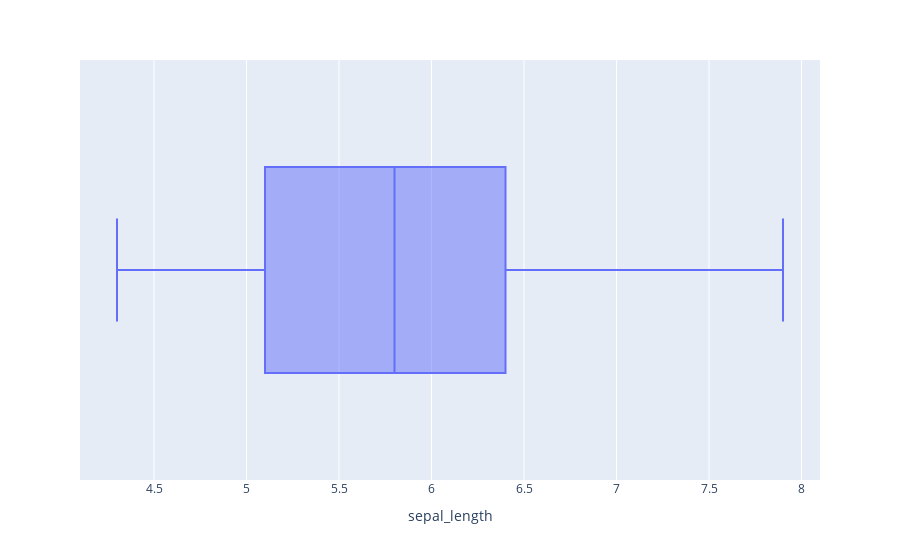

Write notebook code for a chart like this one.
### Markdown cell above
```
Create a box plot showing the distribution of the sepal_length feature. 
```

### Code cell
fig = px.box(df, x="sepal_length")
fig.show()

### Figure 1 — Plotly figure (JSON) as saved in the notebook; plotly's stock layout.template omitted (floating-point values rounded to 4 significant figures; data arrays with more than 128 entries replaced by an {"elided": "..."} marker saying what was removed)
{"data": [{"alignmentgroup": "True", "hovertemplate": "sepal_length=%{x}<extra></extra>", "legendgroup": "", "marker": {"color": "#636efa"}, "name": "", "notched": false, "offsetgroup": "", "orientation": "h", "showlegend": false, "type": "box", "x": {"elided": "150 float values"}, "x0": " ", "xaxis": "x", "y0": " ", "yaxis": "y"}], "layout": {"boxmode": "group", "legend": {"tracegroupgap": 0}, "margin": {"t": 60}, "xaxis": {"anchor": "y", "domain": [0, 1], "title": {"text": "sepal_length"}}, "yaxis": {"anchor": "x", "domain": [0, 1]}}}
